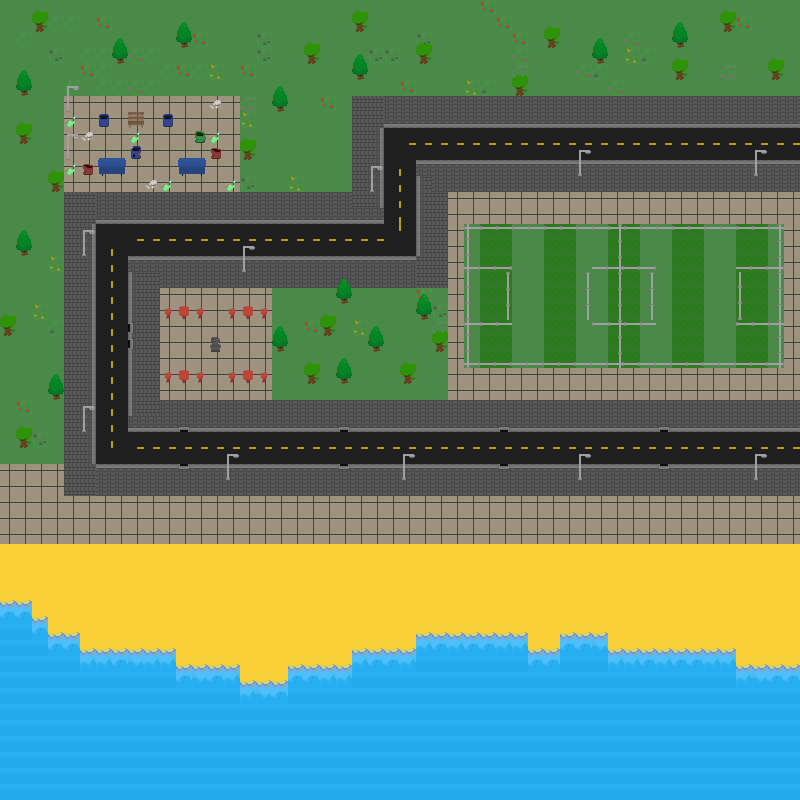

This is a level from a 2D game, rendered from its Tiled map with the project's own tilesets. A one-line summary and the map file follow, with tile-layer data summarised:
An orthogonal 50x50 tile map with 16x16 px tiles, 4 tile layers (Terreno, Colisoes, Superior1, Superior2).

<map version="1.10" tiledversion="1.12.2" orientation="orthogonal" renderorder="right-down" width="50" height="50" tilewidth="16" tileheight="16" infinite="0" nextlayerid="8" nextobjectid="52">
 <tileset firstgid="1" source="mata_atlantica.tsx" />
 <layer id="1" name="Terreno" width="50" height="50">
  <data>[2500 cells, 2500 non-empty, 23 distinct tile ids]</data>
 </layer>
 <layer id="4" name="Colisoes" width="50" height="50">
  <data>[2500 cells, 116 non-empty, 18 distinct tile ids]</data>
 </layer>
 <layer id="6" name="Superior1" width="50" height="50">
  <data>[2500 cells, 81 non-empty, 3 distinct tile ids]</data>
 </layer>
 <layer id="7" name="Superior2" width="50" height="50">
  <data>[2500 cells, 27 non-empty, 1 distinct tile ids]</data>
 </layer>
</map>
